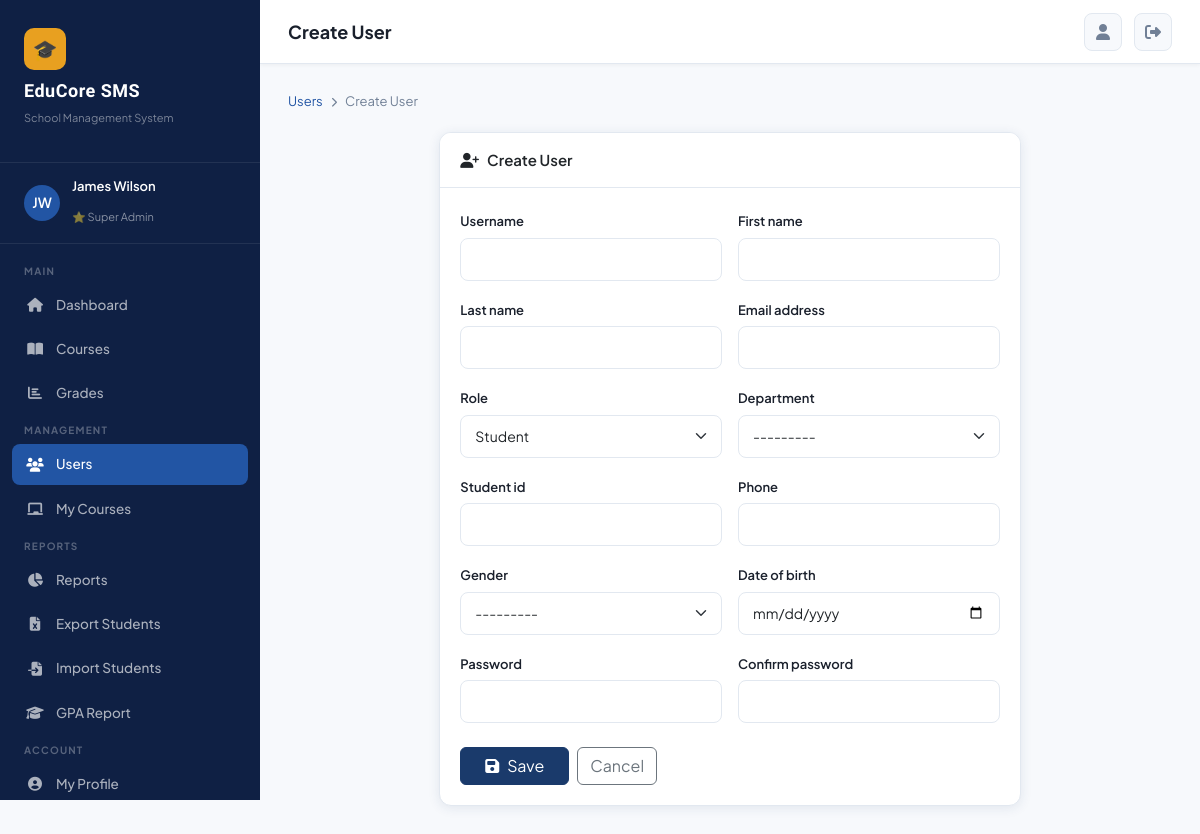
Page /accounts/users/create/ (signed in) on the committed database.
### accounts/models.py (models this page shows, shortened)
class User(AbstractUser):
    ROLE_CHOICES = [
        ('super_admin', 'Super Admin'),
        ('sub_admin', 'Sub Admin'),
        ('student', 'Student'),
    ]
    role = models.CharField(max_length=20, choices=ROLE_CHOICES, default='student')
    department = models.ForeignKey(Department, on_delete=models.SET_NULL, null=True, blank=True)
    phone = models.CharField(max_length=20, blank=True)
    address = models.TextField(blank=True)
    profile_picture = models.ImageField(upload_to='profiles/', blank=True, null=True)
    bio = models.TextField(blank=True)
    student_id = models.CharField(max_length=20, blank=True, unique=True, null=True)
    date_of_birth = models.DateField(null=True, blank=True)
    gender = models.CharField(max_length=10, choices=[('M','Male'),('F','Female'),('O','Other')], blank=True)
    is_active = models.BooleanField(default=True)
    created_at = models.DateTimeField(auto_now_add=True)
    @property
    def is_super_admin(self):
        return self.role == 'super_admin'

### accounts/views.py (the view)
# urls.py: path('users/create/', views.create_user, name='create_user'),
@login_required
def create_user(request):
    if not request.user.is_super_admin:
        messages.error(request, 'Access denied.')
        return redirect('dashboard')
    form = UserCreateForm(request.POST or None, request.FILES or None)
    if request.method == 'POST' and form.is_valid():
        user = form.save(commit=False)
        user.set_password(form.cleaned_data['password'])
        user.save()
        messages.success(request, f'User {user.get_full_name()} created successfully!')
        return redirect('user_list')
    return render(request, 'accounts/user_form.html', {'form': form, 'title': 'Create User'})

### accounts/forms.py (shortened to what this page needs)
class UserCreateForm(forms.ModelForm):
    password = forms.CharField(widget=forms.PasswordInput(attrs={'class':'form-control'}))
    confirm_password = forms.CharField(widget=forms.PasswordInput(attrs={'class':'form-control'}))
    class Meta:
        model = User
        fields = ['username','first_name','last_name','email','role','department','student_id','phone','gender','date_of_birth','password','confirm_password']
        widgets = {
            'username': forms.TextInput(attrs={'class':'form-control'}),
            'first_name': forms.TextInput(attrs={'class':'form-control'}),
            'last_name': forms.TextInput(attrs={'class':'form-control'}),
            'email': forms.EmailInput(attrs={'class':'form-control'}),
            'role': forms.Select(attrs={'class':'form-select'}),
            'department': forms.Select(attrs={'class':'form-select'}),
            'student_id': forms.TextInput(attrs={'class':'form-control'}),
            'phone': forms.TextInput(attrs={'class':'form-control'}),
            'gender': forms.Select(attrs={'class':'form-select'}),
            'date_of_birth': forms.DateInput(attrs={'class':'form-control','type':'date'}),
        }

### accounts/models.py (called while the page is built)
    def __str__(self):
        return self.name

### templates/accounts/user_form.html (shortened to what this page needs)
{% extends 'base.html' %}
{% block page_title %}{{ title }}{% endblock %}
{% block content %}
<div class="breadcrumb-bar">
  <a href="{% url 'user_list' %}">Users</a> <i class="fas fa-chevron-right" style="font-size:10px;"></i> <span>{{ title }}</span>
</div>
<div class="row justify-content-center">
  <div class="col-md-8">
    <div class="card">
      <div class="card-header"><i class="fas fa-user-plus me-2"></i>{{ title }}</div>
      <div class="card-body">
        <form method="post" enctype="multipart/form-data">
          <div class="row g-3">
            {% for field in form %}
            <div class="col-md-6">
              <label class="form-label">{{ field.label }}</label>
              {{ field }}
            </div>
            {% endfor %}
          </div>
          <div class="mt-4 d-flex gap-2">
            <button type="submit" class="btn btn-primary px-4"><i class="fas fa-save me-2"></i>Save</button>
            <a href="{% url 'user_list' %}" class="btn btn-outline-secondary">Cancel</a>
          </div>
        </form>
      </div>
    </div>
  </div>
</div>
{% endblock %}

### templates/base.html (shortened to what this page needs)
<!DOCTYPE html>
<html lang="en">
<head>
<link href="https://cdnjs.cloudflare.com/ajax/libs/bootstrap/5.3.0/css/bootstrap.min.css" rel="stylesheet">
<link href="https://cdnjs.cloudflare.com/ajax/libs/font-awesome/6.4.0/css/all.min.css" rel="stylesheet">
</head>
<body>
{% if user.is_authenticated %}
<div id="sidebar">
  <div class="sidebar-logo">
    <div class="logo-icon">🎓</div>
    <h2>EduCore SMS</h2>
    <p>School Management System</p>
  </div>
  <div class="sidebar-user">
    <div class="avatar">
      {% if user.profile_picture %}
        <img src="{{ user.profile_picture.url }}" alt="">
      {% else %}
        {{ user.first_name|first|upper }}{{ user.last_name|first|upper }}
      {% endif %}
    </div>
    <div class="info">
      <h4>{{ user.get_full_name|default:user.username }}</h4>
      <span>
        {% if user.is_super_admin %}⭐ Super Admin
        {% elif user.is_sub_admin %}🔧 Sub Admin{% if user.department %} · {{ user.department.code }}{% endif %}
        {% else %}🎒 Student{% endif %}
      </span>
    </div>
  </div>
  <nav class="sidebar-nav">
    <div class="nav-section-label">Main</div>
    <div class="nav-item">
      <a href="{% url 'dashboard' %}" class="nav-link {% if request.resolver_match.url_name == 'dashboard' %}active{% endif %}">
        <i class="fas fa-home"></i> Dashboard
      </a>
    </div>
    <div class="nav-item">
      <a href="{% url 'course_list' %}" class="nav-link {% if 'course' in request.resolver_match.url_name %}active{% endif %}">
        <i class="fas fa-book-open"></i> Courses
      </a>
    </div>
    <div class="nav-item">
      <a href="{% url 'grade_list' %}" class="nav-link {% if 'grade' in request.resolver_match.url_name or 'semester_results' in request.resolver_match.url_name %}active{% endif %}">
        <i class="fas fa-chart-bar"></i> Grades
      </a>
    </div>
    {% if user.is_super_admin or user.is_sub_admin %}
    <div class="nav-section-label">Management</div>
    {% if user.is_super_admin %}
    <div class="nav-item">
      <a href="{% url 'user_list' %}" class="nav-link {% if 'user' in request.resolver_match.url_name %}active{% endif %}">
        <i class="fas fa-users"></i> Users
      </a>
    </div>
    {% endif %}
    <div class="nav-item">
      <a href="{% url 'course_list' %}" class="nav-link">
        <i class="fas fa-chalkboard"></i> My Courses
      </a>
    </div>
    {% if user.is_super_admin %}
    <div class="nav-section-label">Reports</div>
    <div class="nav-item">
      <a href="{% url 'reports_dashboard' %}" class="nav-link {% if 'report' in request.resolver_match.url_name %}active{% endif %}">
        <i class="fas fa-chart-pie"></i> Reports
      </a>
    </div>
    <div class="nav-item">
      <a href="{% url 'export_students_excel' %}" class="nav-link">
        <i class="fas fa-file-excel"></i> Export Students
      </a>
    </div>
    <div class="nav-item">
      <a href="{% url 'import_students' %}" class="nav-link">
        <i class="fas fa-file-import"></i> Import Students
      </a>
    </div>
    <div class="nav-item">
      <a href="{% url 'gpa_report' %}" class="nav-link">
        <i class="fas fa-graduation-cap"></i> GPA Report
      </a>
    </div>
    {% endif %}
    {% endif %}
    <div class="nav-section-label">Account</div>
    <div class="nav-item">
      <a href="{% url 'profile' %}" class="nav-link {% if request.resolver_match.url_name == 'profile' %}active{% endif %}">
        <i class="fas fa-user-circle"></i> My Profile
      </a>
    </div>
  </nav>
</div>
<div id="main-content">
  <div class="topbar">
    <div class="d-flex align-items-center gap-3">
      <span class="topbar-title">{% block page_title %}Dashboard{% endblock %}</span>
    </div>
    <div class="topbar-actions">
      <a href="{% url 'profile' %}" class="btn-icon" title="Profile">
        <i class="fas fa-user"></i>
      </a>
      <a href="{% url 'logout' %}" class="btn-icon" title="Logout">
        <i class="fas fa-sign-out-alt"></i>
      </a>
    </div>
  </div>
  <div class="page-content">
    {% block content %}{% endblock %}
  </div>
</div>
{% else %}
  {% block auth_content %}{% endblock %}
{% endif %}
</body>
</html>

### templates/base.html (style rules this page uses)
:root { --primary: #1a3a6b; --primary-light: #2255a4; --accent: #e8a020; --accent-hover: #d4911c; --sidebar-bg: #0f2044; --sidebar-hover: #1a3a6b; --success: #0f9e6e; --danger: #e53e3e; --warning: #f6ad55; --text-dark: #1a202c; --text-muted: #718096; --bg-light: #f7f9fc; --card-shadow: 0 2px 12px rgba(26,58,107,0.10); --card-shadow-hover: 0 8px 24px rgba(26,58,107,0.18); --border-color: #e2e8f0; --sidebar-width: 260px; }
* { box-sizing: border-box; margin: 0; padding: 0; }
body { font-family: 'Plus Jakarta Sans', sans-serif; background: var(--bg-light); color: var(--text-dark); min-height: 100vh; }
#sidebar { width: var(--sidebar-width); height: 100vh; background: var(--sidebar-bg); position: fixed; left: 0; top: 0; z-index: 1000; overflow-y: auto; transition: transform 0.3s ease; display: flex; flex-direction: column; }
.sidebar-logo { padding: 28px 24px 20px; border-bottom: 1px solid rgba(255,255,255,0.08); }
.sidebar-logo .logo-icon { width: 42px; height: 42px; background: var(--accent); border-radius: 10px; display: flex; align-items: center; justify-content: center; font-size: 20px; margin-bottom: 10px; }
.sidebar-logo h2 { font-family: 'Sora', sans-serif; font-size: 18px; font-weight: 700; color: white; letter-spacing: 0.5px; }
.sidebar-logo p { font-size: 11px; color: rgba(255,255,255,0.45); margin-top: 2px; }
.sidebar-user { padding: 16px 24px; border-bottom: 1px solid rgba(255,255,255,0.08); display: flex; align-items: center; gap: 12px; }
.sidebar-user .avatar { width: 36px; height: 36px; border-radius: 50%; background: var(--primary-light); display: flex; align-items: center; justify-content: center; font-size: 14px; font-weight: 600; color: white; flex-shrink: 0; overflow: hidden; }
.sidebar-user .info h4 { font-size: 13px; font-weight: 600; color: white; }
.sidebar-user .info span { font-size: 11px; color: rgba(255,255,255,0.5); }
.sidebar-nav { padding: 12px 0; flex: 1; }
.nav-section-label { padding: 8px 24px 4px; font-size: 10px; font-weight: 700; color: rgba(255,255,255,0.3); text-transform: uppercase; letter-spacing: 1.2px; }
.nav-item { padding: 2px 12px; }
.nav-link { display: flex; align-items: center; gap: 12px; padding: 10px 14px; border-radius: 8px; color: rgba(255,255,255,0.65); text-decoration: none; font-size: 13.5px; font-weight: 500; transition: all 0.2s; }
.nav-link:hover, .nav-link.active { background: var(--sidebar-hover); color: white; }
.nav-link.active { background: var(--primary-light); color: white; }
.nav-link i { width: 18px; text-align: center; font-size: 14px; }
#main-content { margin-left: var(--sidebar-width); min-height: 100vh; transition: margin 0.3s ease; }
.topbar { background: white; border-bottom: 1px solid var(--border-color); padding: 0 28px; height: 64px; display: flex; align-items: center; justify-content: space-between; position: sticky; top: 0; z-index: 100; box-shadow: 0 1px 4px rgba(0,0,0,0.05); }
.topbar-title { font-size: 18px; font-weight: 700; color: var(--text-dark); }
.topbar-actions { display: flex; align-items: center; gap: 12px; }
.topbar-actions .btn-icon { width: 38px; height: 38px; border-radius: 8px; background: var(--bg-light); border: 1px solid var(--border-color); display: flex; align-items: center; justify-content: center; color: var(--text-muted); cursor: pointer; transition: all 0.2s; text-decoration: none; }
.page-content { padding: 28px; }
.card { border: 1px solid var(--border-color); border-radius: 12px; box-shadow: var(--card-shadow); background: white; overflow: hidden; }
.card-header { background: white; border-bottom: 1px solid var(--border-color); padding: 16px 20px; font-weight: 600; font-size: 15px; }
.card-body { padding: 20px; }
.btn-primary { background: var(--primary); border-color: var(--primary); }
.form-control, .form-select { border: 1.5px solid var(--border-color); border-radius: 8px; padding: 10px 14px; font-size: 14px; transition: border-color 0.2s, box-shadow 0.2s; }
.form-label { font-weight: 600; font-size: 13px; margin-bottom: 6px; color: var(--text-dark); }
.breadcrumb-bar { display: flex; align-items: center; gap: 8px; margin-bottom: 20px; font-size: 13px; color: var(--text-muted); }
.breadcrumb-bar a { color: var(--primary-light); text-decoration: none; }

### rows in the picture
User: first_name|first "J", last_name|first "W", get_full_name "James Wilson"

### other values in the picture
{{ title }} "Create User"
{{ field.label }} "Username" "First name" "Last name" "Email address" "Role" "Department" "Student id" "Phone" "Gender" "Date of birth" "Password" "Confirm password"
